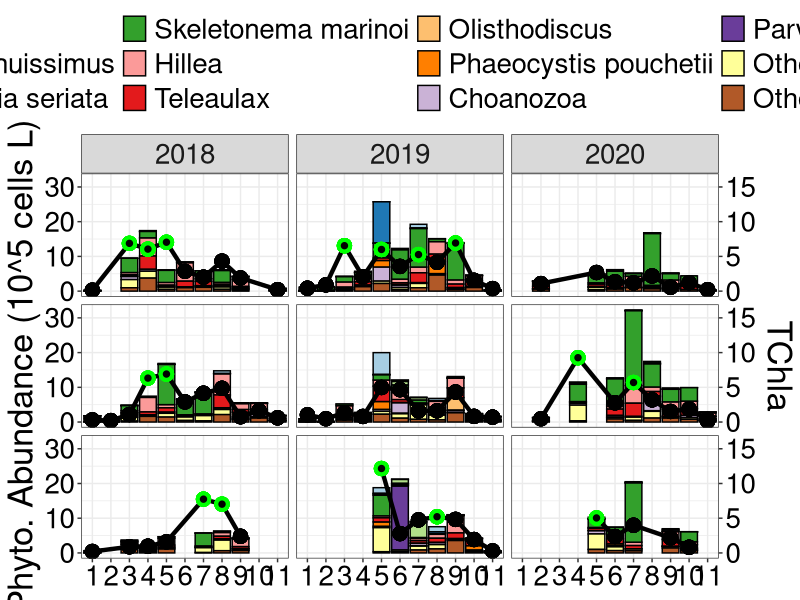
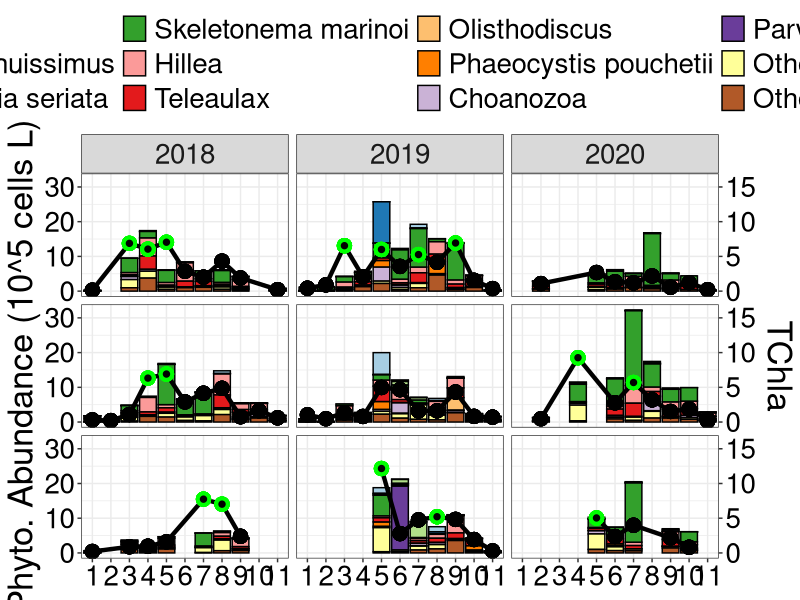

Generate these figures, in order, with R: (Note: this script raises an error after producing the figures.)
## ---- chunk 1
#Upload packages
library(tidyverse)
library(readxl)
library(here)
library(patchwork)
library(RColorBrewer)
library(ggpubr)
library(broom)
library(vegan)
## ---- chunk 2
#Upload data from my master data standardization sheet
micro <- read_csv(here("outputs", "micro_all_2022-11-25.csv")) 

#Uploading chl data that has been converted to TChla
chl <- read_csv(here("outputs", "tchla_calibration_2022-11-15.csv"))

## ---- chunk 3
#Remove QU39
micro <- micro %>%
  filter(!scientificName_accepted == "Cyanobacteria")
## ---- chunk 4
#Add year column
micro <- micro %>% 
  mutate(year = lubridate::year(date),
         month = lubridate::month(date)) %>% 
  relocate(year, .after = date) %>% 
  relocate(month, .after = year)

micro <- micro %>%  
  mutate(month_surv = lubridate::month(date),
         month_surv = case_when(date == "2019-08-29" ~ 9,
                                date == "2019-08-31" ~ 9,
                                date == "2019-11-27" ~ 12,
                             TRUE ~ as.numeric (month_surv)))
## ---- chunk 5
# Changing site_id to location 
micro <- micro %>% 
    mutate(location = case_when(site_id == "DFO2" ~ "F",
                              site_id == "KC10" ~ "C",
                              site_id == "QCS01" ~ "S",
                              TRUE ~ as.character(site_id))) %>% 
  relocate(location, .after = site_id)

chl <- chl %>% 
    mutate(location = case_when(site_id == "DFO2" ~ "F",
                              site_id == "KC10" ~ "C",
                              site_id == "QCS01" ~ "S",
                              TRUE ~ as.character(site_id))) %>% 
  relocate(location, .after = site_id)
## ---- chunk 6
micro_all <- micro 

#Order locations from fjord to shelf
order_loc <- c("F", "C", "S")

#Chemtax - Specify order of phyto groups for figures
micro_all <- arrange(mutate(micro_all,
                         location = factor(location, levels = order_loc)))


# micro_all <- micro_all %>% 
#   filter(trophicStatus == "auto")
#I want to look at species that never contribute to more than a certain percentage to the total biomass
## ---- chunk 7
micro_all <- micro_all %>%
  group_by(date, location) %>%
  mutate(sum_count = sum(species_sum)) %>%
  ungroup() %>%
  mutate(perc = species_sum/sum_count)

micro_all <- micro_all %>%
  group_by(scientificName) %>%
  mutate(max = max(perc),
         max_abund = max(species_sum),
         median_abund = median(species_sum)) %>% 
  ungroup()

top_13 <- micro_all %>% 
  distinct(scientificName, max_abund) %>% 
  slice_max(max_abund, n = 13)
## ---- chunk 8
micro_all_gt10_perc <- micro_all %>% 
  mutate(scientificName2 = ifelse(max_abund < 250000 & group == "Bacillariophyta",
                                  "Other diatom", scientificName)) %>% 
  mutate(scientificName2 = ifelse(max_abund < 250000 & !group == "Bacillariophyta",
                                  "Other flagellate", scientificName2))
## ---- chunk 9
micro_all_gt10_perc2 <- micro_all_gt10_perc %>% 
  group_by(date, month_surv, location, scientificName2) %>% 
  summarise(species_sum = sum(species_sum)) %>% 
  ungroup()
## ---- chunk 10
micro_all_c <- micro_all_gt10_perc2  

colourCount_c = length(unique(micro_all_c$scientificName2))
getPalette_c = colorRampPalette(brewer.pal(15, "Paired"))
## ---- chunk 11
spec_dist <- micro_all_c %>% 
  distinct(scientificName2)
## ---- chunk 12
#25%
spec_ord <- c("Biddulphiales", #
              "Chaetoceros tenuissimus", #
              # "Pennales", #
              "Pseudo-nitzschia seriata", #
              # "Rhizosolenia setigera", #
              "Skeletonema marinoi", #
              # "Olisthodiscus", #
              "Hillea", #
              "Teleaulax", #
              "Olisthodiscus",
              "Phaeocystis pouchetii", #
              "Choanozoa",
              "Parvicorbicula socialis",
              "Other diatom", #
              "Other flagellate") #




# spec_ord <- c("Biddulphiales", #
#               "Chaetoceros tenuissimus", #
#               "Pennales", #
#               "Pseudo-nitzschia seriata", #
#               "Rhizosolenia setigera", #
#               "Skeletonema marinoi", #
#               "Olisthodiscus", #
#               "Hillea", #
#               "Teleaulax", #
#               "Phaeocystis pouchetii", #
#               "Other diatom", #
#               "Other flagellate") #

#20%
# spec_ord <- c("Biddulphiales",
#               "Chaetoceros cinctus",
#               "Chaetoceros tenuissimus",
#               "Pseudo-nitzschia seriata",
#               "Rhizosolenia setigera",
#               "Skeletonema marinoi small",
#               "Skeletonema marinoi large",
#               "Olisthodiscus",
#               "Hillea",
#               "Teleaulax",
#               "Phaeocystis pouchetii",
#               "Pyramimonas orientalis",
#               "Other")

#10%
# spec_ord <- c("Biddulphiales",
#               "Chaetoceros cinctus",
#               "Chaetoceros tenuissimus",
#               "Pseudo-nitzschia",
#               
#               "Rhizosolenia setigera",
#               "Skeletonema marinoi large",
#               "Skeletonema marinoi small",
#               "Thalassiosira nordenskioeldii",
#               "Thalassiosira pacifica",
#               "Olisthodiscus",
#               "Hillea",
#               "Teleaulax",
#               "Pterosperma",
#               "Pyramimonas orientalis",
#               "Phaeocystis pouchetii")

micro_all_c <- arrange(mutate(micro_all_c,
                         scientificName2 = factor(scientificName2,
                                                 levels = spec_ord)))
## ---- chunk 13
micro_all_chl <- micro_all_c %>% 
  left_join(chl)

micro_all_chl <- arrange(mutate(micro_all_chl,
                         location = factor(location, levels = order_loc)))
## ---- chunk 14
coeff <- 2

micro_all_chl %>%   
  mutate(year = lubridate::year(date)) %>% 
  ggplot() + 
  geom_bar(aes(x = as.factor(month_surv), y = species_sum/100000, 
           fill = scientificName2), stat = "identity", position = "stack",
           color = "black") +
  scale_fill_manual(values = getPalette_c(colourCount_c)) +
  geom_line(aes(x = month_surv, y = tchla*coeff), size = 1.5) +
  geom_point(aes(x = month_surv, y = tchla*coeff, 
                 color = ifelse(tchla < 5, "Fail", "Pass")), size = 2.5, pch = 21,
             stroke = 2, fill = "black") +
  scale_y_continuous(name = "Phyto. Abundance (10^5 cells L)",
                     sec.axis = sec_axis(~ . /coeff, name = "TChla")) +
  scale_color_manual(values = c("black", "green"))+
  facet_grid(location ~ year) +
  theme_bw() +
  theme(text = element_text(size = 25),
        axis.title.x = element_blank(),
        # axis.text.y = element_blank(),
        axis.text = element_text(colour = "black"),
        legend.position = "top",
        legend.direction = "horizontal",
        legend.title = element_blank(),
        strip.background.y = element_blank(),
        strip.text.y = element_blank()) +
  guides(fill = guide_legend(nrow = 3),
         color = "none")

ggsave(here("figures_species_timeseries", "compositions_all_10species.png"),
       width = 16, height = 10, dpi = 300)
## ---- chunk 15
test <- micro %>% 
  filter(site_id == "DFO2" & year == 2019 & month == 5)
## ---- chunk 16
micro_all_chl2 <- micro_all_chl %>% 
  unite(label, c(location, date), sep = "", remove = FALSE)

micro_all_chl3 <- micro_all_chl2 %>% 
  left_join(pca_clust)
## ---- chunk 17
coeff <- 2

micro_all_chl3 %>%   
  mutate(year = lubridate::year(date)) %>% 
  ggplot() + 
  geom_point(aes(x = as.factor(month_surv), y = 34, color = as.factor(cluster)),
             size = 6) +
  geom_bar(aes(x = as.factor(month_surv), y = species_sum/100000, 
           fill = scientificName2), stat = "identity", position = "stack",
           color = "black") +
  scale_fill_manual(values = getPalette_c(colourCount_c)) +
  geom_line(aes(x = month_surv, y = tchla*coeff), size = 1.5) +
  geom_point(aes(x = month_surv, y = tchla*coeff), size = 2.5, pch = 21,
             stroke = 2, fill = "black") +
  scale_y_continuous(name = "Phyto. Abundance (10^5 cells L)",
                     sec.axis = sec_axis(~ . /coeff, name = "TChla")) +
  scale_color_brewer(palette = "Set1") +
  # scale_color_manual(values = c("black", "green"))+
  facet_grid(location ~ year) +
  theme_bw() +
  theme(text = element_text(size = 25),
        axis.title.x = element_blank(),
        # axis.text.y = element_blank(),
        axis.text = element_text(colour = "black"),
        legend.position = "top",
        legend.direction = "horizontal",
        legend.title = element_blank(),
        strip.background = element_blank(),
        strip.text.y = element_blank()) +
  guides(fill = guide_legend(nrow = 2),
         color = "none")

ggsave(here("figures_species_timeseries", "test2.png"),
       width = 16, height = 10, dpi = 300)
## ---- chunk 18

#Adding location instead of site ID for interpretation of results
chem <- chem %>% 
    mutate(location = case_when(site_id == "DFO2" ~ "F",
                              site_id == "KC10" ~ "C",
                              site_id == "QCS01" ~ "S",
                              TRUE ~ as.character(site_id))) %>% 
  relocate(location, .after = site_id)

#Creating a unique location-date ID for each sample - makes labels for plotting by dendrogram more informative 
chem <- chem %>% 
  unite(sample_name, c(location, date), sep = "", remove = FALSE)

chem <- chem %>% 
  rename(cyan = Cyanobacteria, hapt = Hapto, GA = `Prasinophytes-3`,
         cryp = Cryptophytes, dino = `Dinoflagellates-1`, dict = Dictyo, 
         raph = Raphido,
         diat = `Diatoms-1`)



## ---- chunk 19
#Here, only including 2019-2020
chem <- chem %>% 
  filter(date < "2021-01-01")

chem_long <- chem %>% 
  pivot_longer(c(cyan:diat), names_to = "group", values_to = "tchla")
## ---- chunk 20
#Order locations from fjord to shelf
order_loc <- c("F", "C", "S")

#Chemtax - Specify order of phyto groups for figures
chem_long <- arrange(mutate(chem_long,
                         location = factor(location, levels = order_loc)))


#Chemtax - Specify order of phyto groups for figures
chl <- arrange(mutate(chl,
                         location = factor(location, levels = order_loc)))
## ---- chunk 21
#Setting plotting order phytoplankton groups

#Order phytoplankton groups roughly from smallest to largest - create order list
order_chem <- c("cyan", "hapt", "GA", "cryp",
                   "dino", "raph", "dict", "diat")

#Chemtax spring bloom - Specify order of phyto groups for figures
chem_long <- arrange(mutate(chem_long,
                                group = factor(group,
                                levels = order_chem)))

## ---- chunk 22
#Set Color palette for plotting. Currently based on QU39 manuscript. Brewer has some good ones for R style.
palette <- c("#ff8000", #1 - Diatoms (orange)
             "#ff99c7", #2 - Dictyochophytes (pink)
             "#4d6600", #3 - Raphidophytes (dark green)
             "#ff0000", #4 - Dinoflagellates (Red)
             "#ffff00", #5 - Cryptophytes (yellow)
             "#00ff00", #6 - Chlorophyta (light green)
             "#7d4dcc", #7 - Haptophytes (purple)
             "#000000") #8 - Cyanobacteria (black)
## ---- chunk 23
chem_long <- chem_long %>%
    mutate(year = lubridate::year(date),
         month = lubridate::month(date)) %>%
  mutate(month_surv = case_when(date == "2019-08-31" ~ 9,
                                TRUE ~ as.numeric (month)))
## ---- chunk 24
chem_19_c <- chem_long %>%
  filter(site_id == "KC10" & year == 2019) %>% 
  filter(month > 4 & month < 12) %>% 
  ggplot() +
  geom_bar(aes(x = as.factor(month_surv), y = tchla, 
           fill = fct_rev(group)), stat = "identity", position = "stack",
           color = "black") +
  scale_fill_manual(values = palette,
                    labels = c("Diat", "Dict", "Raph", "Dino", "Cryt", "Chlo", 
                               "Hapt", "Cyan")) +
  # scale_x_date(limits = as.Date(c("2019-01-01", "2020-01-01"))) +
  ylim(0, 12.5) +
  theme_bw() +
  theme(text = element_text(size = 25),
        axis.title.x = element_blank(),
        axis.title.y = element_blank(),
        axis.text.y = element_blank(),
        axis.text = element_text(colour = "black"),
        legend.position = "none",
        # legend.direction = "horizontal",
        legend.title = element_blank(),
        strip.background.y = element_blank(),
        # strip.text.y = element_blank()
        ) +
  guides(fill = guide_legend(ncol = 1),
         color = "none")

chem_19_s <- chem_long %>%
  filter(site_id == "QCS01" & year == 2019) %>% 
  ggplot() +
  geom_bar(aes(x = as.factor(month_surv), y = tchla, 
           fill = fct_rev(group)), stat = "identity", position = "stack",
           color = "black") +
  scale_fill_manual(values = palette,
                    labels = c("Diat", "Dict", "Raph", "Dino", "Cryt", "Chlo", 
                               "Hapt", "Cyan")) +
  # scale_x_date(limits = as.Date(c("2019-01-01", "2020-01-01"))) +
  ylim(0, 12.5) +
  theme_bw() +
  theme(text = element_text(size = 25),
        axis.title.x = element_blank(),
        axis.title.y = element_blank(),
        axis.text.y = element_blank(),
        axis.text = element_text(colour = "black"),
        legend.position = "right",
        # legend.direction = "horizontal",
        legend.title = element_blank(),
        strip.background.y = element_blank(),
        # strip.text.y = element_blank()
        ) +
  guides(fill = guide_legend(ncol = 1),
         color = "none")
## ---- chunk 25
hetero <- micro_all %>% 
  filter(site_id == "QCS01" & year == 2019) %>% 
  filter(genus == "Gonyaulax" | genus == "Gymnodinium" | genus == "Prorocentrum" |
           genus == "scrippsiella" | genus == "Gyrodinium")
## ---- chunk 26
micro_all_19 <- micro_all %>%
    mutate(year = lubridate::year(date),
         month = lubridate::month(date)) %>%
  mutate(month_surv = case_when(date == "2019-08-31" ~ 9,
                                TRUE ~ as.numeric (month)))



micro_all_19 <- micro_all_19 %>% 
  left_join(fecal)
## ---- chunk 27
micro_all_19_c <- micro_all_19 %>% 
  filter(site_id == "KC10" & year == 2019) %>%
  filter(month > 4 & month < 12) %>% 
  filter(genus == "Gonyaulax" | genus == "Gymnodinium" | genus == "Prorocentrum" |
           genus == "scrippsiella" | genus == "Gyrodinium") %>% 
  ggplot() +
  geom_bar(aes(x = as.factor(month_surv), y = species_sum/100, 
           fill = scientificName), stat = "identity", position = "stack",
           color = "black") +
  # geom_point(aes(x = as.factor(month_surv), y = fecal)) +
  theme_bw() +
  theme(text = element_text(size = 25),
        axis.title.x = element_blank(),
        # axis.text.y = element_blank(),
        axis.text = element_text(colour = "black"),
        legend.position = "none",
        # legend.direction = "horizontal",
        legend.title = element_blank(),
        strip.background = element_blank(),
        strip.text.y = element_blank()) +
  guides(fill = guide_legend(ncol = 1),
         color = "none")

micro_all_19_s <- micro_all_19 %>% 
  filter(site_id == "QCS01" & year == 2019) %>%
  filter(month > 4 & month < 12) %>% 
  filter(genus == "Gonyaulax" | genus == "Gymnodinium" | genus == "Prorocentrum" |
           genus == "scrippsiella" | genus == "Gyrodinium") %>% 
  ggplot() +
  geom_bar(aes(x = as.factor(month_surv), y = species_sum/100, 
           fill = scientificName), stat = "identity", position = "stack",
           color = "black") +
  theme_bw() +
  theme(text = element_text(size = 25),
        axis.title.x = element_blank(),
        # axis.text.y = element_blank(),
        axis.text = element_text(colour = "black"),
        legend.position = "right",
        # legend.direction = "horizontal",
        legend.title = element_blank(),
        strip.background = element_blank(),
        strip.text.y = element_blank()) +
  guides(fill = guide_legend(ncol = 1),
         color = "none")
## ---- chunk 28
fig <- chem_19_c + chem_19_s + micro_all_19_c + micro_all_19_s

ggsave(here("figures_species_timeseries", "hetero_19_test.png"),
       width = 16, height = 10, dpi = 300)
## ---- chunk 29
test <- micro_all %>% 
  filter(location == "C" & month == 4 & year == 2020)
## ---- chunk 30
#I want to plot diversity rather than TChla here.

#Calculate diversity.

micro_div <- micro %>%
  # filter(group == "Bacillariophyta") %>% 
  select(date, site_id, scientificName, species_sum) %>% 
  pivot_wider(names_from = scientificName, values_from = species_sum) %>% 
  mutate_if(is.numeric, ~ replace_na(., 0))

div <- micro_div[,3:ncol(micro_div)]

div <- diversity(div, "shannon")

micro_meta <- micro_div[, 1:2]

div_full <- cbind(micro_meta, div)

micro_all_chl <- micro_all_chl %>% 
  left_join(div_full)
## ---- chunk 31
coeff <- 10

micro_all_chl %>%   
  mutate(year = lubridate::year(date)) %>% 
  ggplot() + 
  geom_bar(aes(x = as.factor(month_surv), y = species_sum/100000, 
           fill = scientificName2), stat = "identity", position = "stack",
           color = "black") +
  scale_fill_manual(values = getPalette_c(colourCount_c)) +
  geom_line(aes(x = month_surv, y = div*coeff), size = 1.5) +
  geom_point(aes(x = as.factor(month_surv), y = div*coeff), size = 2.5, pch = 21,
             stroke = 2, fill = "black") +
  scale_y_continuous(name = "Phyto. Abundance (10^5 cells L)",
                     sec.axis = sec_axis(~ . /coeff, name = "H'")) +
  scale_color_manual(values = c("black", "green"))+
  facet_grid(location ~ year) +
  theme_bw() +
  theme(text = element_text(size = 25),
        axis.title.x = element_blank(),
        # axis.text.y = element_blank(),
        axis.text = element_text(colour = "black"),
        legend.position = "top",
        legend.direction = "horizontal",
        legend.title = element_blank(),
        strip.background.y = element_blank(),
        strip.text.y = element_blank()) +
  guides(fill = guide_legend(ncol = 4),
         color = "none")

ggsave(here("figures_species_timeseries", "compositions_all_10species_diversity.png"),
       width = 16, height = 10, dpi = 300)
## ---- chunk 32
div_stat <- div_full %>% 
  group_by(site_id) %>% 
  summarise(mean_div = mean(div)) %>% 
  ungroup()
## ---- chunk 33
write_csv(div_full, here("outputs", "diversity.csv"))
## ---- chunk 34
species_all <- micro %>% 
  distinct(scientificName)

species_met <- micro %>% 
  filter(group == "Metazoa") %>% 
  distinct(scientificName)

species_pro <- micro %>% 
  filter(group == "Protozoa") %>% 
  distinct(scientificName)

species_cil <- micro %>% 
  filter(group == "Ciliophora") %>% 
  distinct(scientificName)

species_kin <- micro %>% 
  filter(group == "Kinetoplastidea") %>% 
  distinct(scientificName)

# micro <- micro %>% 
#   filter(
#            !scientificName_accepted == "Cyanobacteria" &
#            !group == "Metazoa" &
#            !group == "Protozoa" &
#            !group == "Choanoflagellata" &
#            !group == "Ciliophora" &
#            !group == "Kinetoplastidea")
